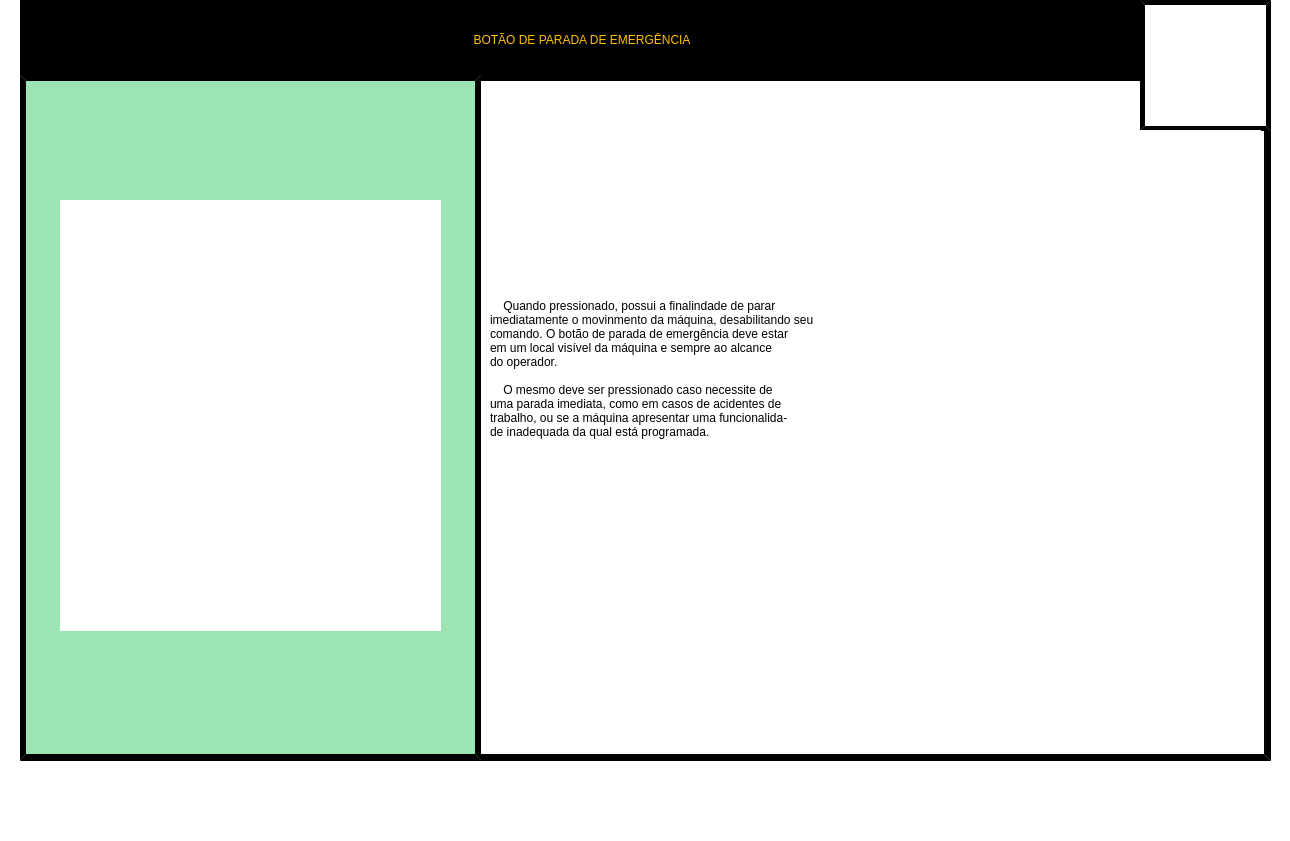
<?xml version="1.0" encoding="UTF-8"?>
<ui version="4.0">
 <class>interface_didatica_menu_botao_emergencia</class>
 <widget class="QMainWindow" name="interface_didatica_menu_botao_emergencia">
  <property name="geometry">
   <rect>
    <x>0</x>
    <y>0</y>
    <width>1290</width>
    <height>841</height>
   </rect>
  </property>
  <property name="minimumSize">
   <size>
    <width>1290</width>
    <height>841</height>
   </size>
  </property>
  <property name="maximumSize">
   <size>
    <width>1290</width>
    <height>841</height>
   </size>
  </property>
  <property name="windowTitle">
   <string>MainWindow</string>
  </property>
  <property name="styleSheet">
   <string notr="true">background-color: rgb(255, 255, 255);</string>
  </property>
  <property name="animated">
   <bool>true</bool>
  </property>
  <widget class="QWidget" name="centralwidget">
   <widget class="QLabel" name="Label_Borda">
    <property name="geometry">
     <rect>
      <x>0</x>
      <y>783</y>
      <width>1290</width>
      <height>18</height>
     </rect>
    </property>
    <property name="text">
     <string/>
    </property>
    <property name="pixmap">
     <pixmap>Imagens/Borda.png</pixmap>
    </property>
    <property name="scaledContents">
     <bool>true</bool>
    </property>
   </widget>
   <widget class="QPushButton" name="botao_home">
    <property name="geometry">
     <rect>
      <x>1140</x>
      <y>0</y>
      <width>131</width>
      <height>131</height>
     </rect>
    </property>
    <property name="styleSheet">
     <string notr="true">border-style: outset;
border-color: rgb(0, 0, 0);
border-width:5px;
font: 75 65pt &quot;Bosch Sans Bold&quot;;
border-radius: 0px;
background-color: rgb(255, 255, 255);</string>
    </property>
    <property name="text">
     <string/>
    </property>
    <property name="icon">
     <iconset>
      <normaloff>imagens/Home.Interface.png</normaloff>imagens/Home.Interface.png</iconset>
    </property>
    <property name="iconSize">
     <size>
      <width>110</width>
      <height>110</height>
     </size>
    </property>
   </widget>
   <widget class="QLabel" name="label_fundo">
    <property name="geometry">
     <rect>
      <x>20</x>
      <y>0</y>
      <width>1251</width>
      <height>761</height>
     </rect>
    </property>
    <property name="font">
     <font>
      <family>Bosch Sans Bold</family>
      <pointsize>65</pointsize>
      <weight>50</weight>
      <italic>false</italic>
      <bold>false</bold>
     </font>
    </property>
    <property name="styleSheet">
     <string notr="true">border-style: outset;
border-color: rgb(0, 0, 0);
border-width:7px;
border-radius: 0px;
background-color: rgb(255, 255, 255);</string>
    </property>
    <property name="text">
     <string/>
    </property>
   </widget>
   <widget class="QLabel" name="label_imagem">
    <property name="geometry">
     <rect>
      <x>60</x>
      <y>200</y>
      <width>381</width>
      <height>431</height>
     </rect>
    </property>
    <property name="styleSheet">
     <string notr="true"/>
    </property>
    <property name="text">
     <string/>
    </property>
    <property name="pixmap">
     <pixmap>imagens/botao_emergencia.png</pixmap>
    </property>
    <property name="scaledContents">
     <bool>true</bool>
    </property>
   </widget>
   <widget class="QLabel" name="label_titulo">
    <property name="geometry">
     <rect>
      <x>20</x>
      <y>0</y>
      <width>1121</width>
      <height>81</height>
     </rect>
    </property>
    <property name="styleSheet">
     <string notr="true">border-style: outset;
border-color: rgb(0, 0, 0);
border-width:6px;


font: 75 37pt &quot;Bosch Sans Bold&quot;;
background-color: rgb(0,0,0);</string>
    </property>
    <property name="text">
     <string>&lt;html&gt;&lt;head/&gt;&lt;body&gt;&lt;p align=&quot;center&quot;&gt;&lt;span style=&quot; color:#ffc000;&quot;&gt;BOTÃO DE PARADA DE EMERGÊNCIA&lt;/span&gt;&lt;/p&gt;&lt;/body&gt;&lt;/html&gt;</string>
    </property>
   </widget>
   <widget class="QLabel" name="label_fundo_verde">
    <property name="geometry">
     <rect>
      <x>20</x>
      <y>75</y>
      <width>461</width>
      <height>685</height>
     </rect>
    </property>
    <property name="styleSheet">
     <string notr="true">border-style: outset;
border-color: rgb(0, 0, 0);
border-width:6px;
background-color: rgb(155, 228, 179);

font: 75 80pt &quot;Bosch Sans Bold&quot;;
</string>
    </property>
    <property name="text">
     <string/>
    </property>
    <property name="scaledContents">
     <bool>true</bool>
    </property>
   </widget>
   <widget class="QLabel" name="label_caixa_de_texto">
    <property name="geometry">
     <rect>
      <x>490</x>
      <y>130</y>
      <width>771</width>
      <height>491</height>
     </rect>
    </property>
    <property name="styleSheet">
     <string notr="true">font: 75 20pt &quot;Bosch Sans Bold&quot;;

</string>
    </property>
    <property name="text">
     <string>    Quando pressionado, possui a finalindade de parar 
imediatamente o movinmento da máquina, desabilitando seu 
comando. O botão de parada de emergência deve estar 
em um local visível da máquina e sempre ao alcance 
do operador.

    O mesmo deve ser pressionado caso necessite de 
uma parada imediata, como em casos de acidentes de 
trabalho, ou se a máquina apresentar uma funcionalida-
de inadequada da qual está programada.  
</string>
    </property>
   </widget>
   <widget class="QPushButton" name="botao_seta_esquerda">
    <property name="geometry">
     <rect>
      <x>1040</x>
      <y>630</y>
      <width>98</width>
      <height>117</height>
     </rect>
    </property>
    <property name="styleSheet">
     <string notr="true">border-style: outset;
border-color: rgb(0,0,0);

</string>
    </property>
    <property name="text">
     <string/>
    </property>
    <property name="icon">
     <iconset>
      <normaloff>imagens/Seta Preta para esquerda.png</normaloff>imagens/Seta Preta para esquerda.png</iconset>
    </property>
    <property name="iconSize">
     <size>
      <width>120</width>
      <height>120</height>
     </size>
    </property>
    <property name="shortcut">
     <string/>
    </property>
   </widget>
   <widget class="QPushButton" name="botao_seta_dirteita">
    <property name="geometry">
     <rect>
      <x>1160</x>
      <y>630</y>
      <width>96</width>
      <height>115</height>
     </rect>
    </property>
    <property name="styleSheet">
     <string notr="true">border-style: outset;
border-color: rgb(0,0,0);

</string>
    </property>
    <property name="text">
     <string/>
    </property>
    <property name="icon">
     <iconset>
      <normaloff>imagens/Seta Branca para direita.png</normaloff>imagens/Seta Branca para direita.png</iconset>
    </property>
    <property name="iconSize">
     <size>
      <width>120</width>
      <height>120</height>
     </size>
    </property>
    <property name="shortcut">
     <string/>
    </property>
   </widget>
   <zorder>Label_Borda</zorder>
   <zorder>label_fundo</zorder>
   <zorder>botao_home</zorder>
   <zorder>label_titulo</zorder>
   <zorder>label_fundo_verde</zorder>
   <zorder>botao_seta_esquerda</zorder>
   <zorder>botao_seta_dirteita</zorder>
   <zorder>label_imagem</zorder>
   <zorder>label_caixa_de_texto</zorder>
  </widget>
  <widget class="QMenuBar" name="menubar">
   <property name="geometry">
    <rect>
     <x>0</x>
     <y>0</y>
     <width>1290</width>
     <height>21</height>
    </rect>
   </property>
  </widget>
  <widget class="QStatusBar" name="statusbar"/>
 </widget>
 <resources/>
 <connections/>
</ui>
